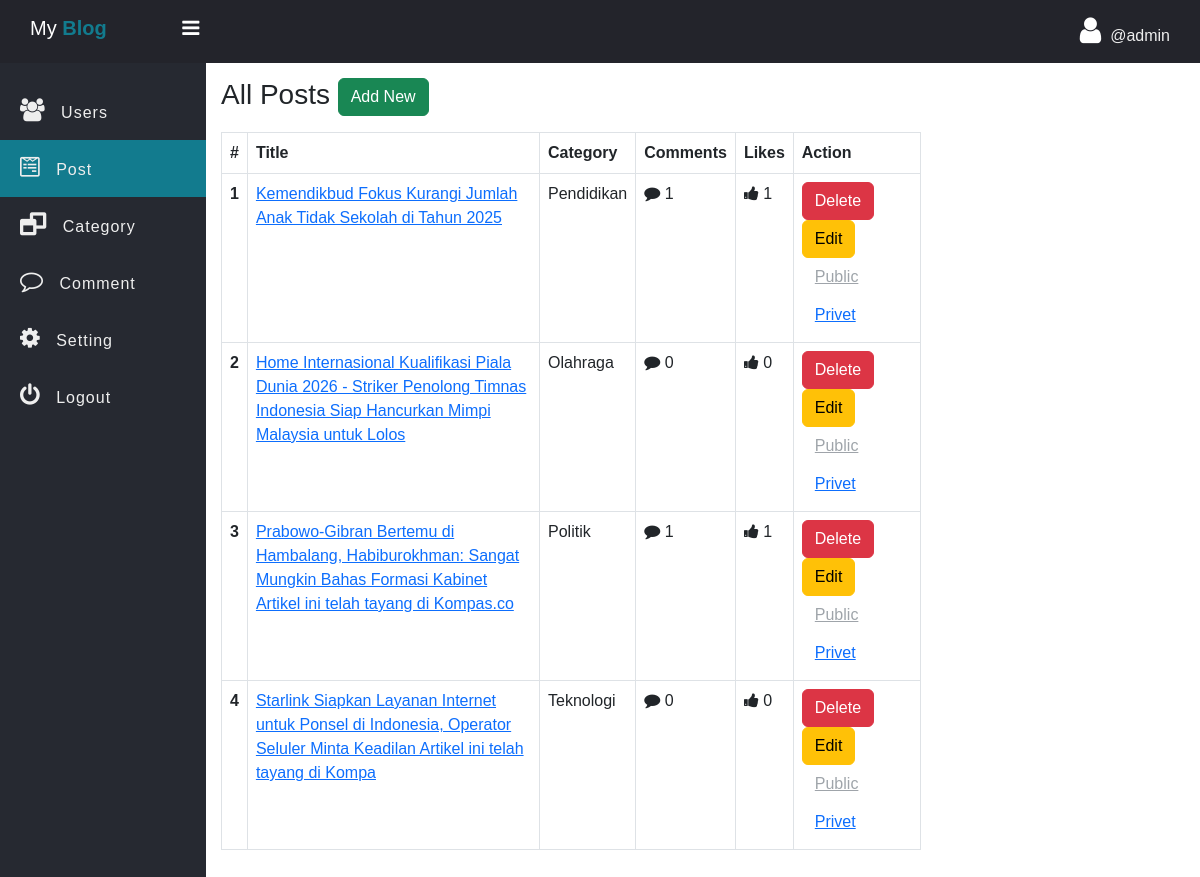
Screenshot of /admin/Post.php (signed in) with the database file from the repository.
### tables this page shows
CREATE TABLE `post` (
  `post_id` int(11) NOT NULL,
  `post_title` varchar(127) NOT NULL,
  `post_text` text NOT NULL,
  `category` int(11) NOT NULL,
  `publish` int(2) NOT NULL DEFAULT 1,
  `cover_url` varchar(255) NOT NULL DEFAULT 'default.jpg',
  `crated_at` datetime NOT NULL DEFAULT current_timestamp()
);

CREATE TABLE `category` (
  `id` int(11) NOT NULL,
  `category` varchar(127) NOT NULL
);

### admin/data/Post.php (called while the page is built, shortened)
<?php
function getAllDeep($conn){
   $sql = "SELECT * FROM post";
   $stmt = $conn->prepare($sql);
   $stmt->execute();
   if($stmt->rowCount() >= 1){
         $data = $stmt->fetchAll();
         return $data;
   }else {
       return 0;
   }
}
function getCategoryById($conn, $id){
   $sql = "SELECT * FROM category WHERE id=?";
   $stmt = $conn->prepare($sql);
   $stmt->execute([$id]);
   if($stmt->rowCount() >= 1){
         $data = $stmt->fetch();
         return $data;
   }else {
       return 0;
   }
}

### admin/data/Comment.php (called while the page is built, shortened)
<?php
function CountByPostID($conn, $id){
   $sql = "SELECT * FROM comment WHERE post_id=?";
   $stmt = $conn->prepare($sql);
   $stmt->execute([$id]);
   return $stmt->rowCount();
}
function likeCountByPostID($conn, $id){
   $sql = "SELECT * FROM post_like WHERE post_id=?";
   $stmt = $conn->prepare($sql);
   $stmt->execute([$id]);
   return $stmt->rowCount();
}

### admin/Post.php (the view, shortened to what this page needs)
<?php
if (isset($_SESSION['admin_id']) && isset($_SESSION['username'])) {
 ?>
<!DOCTYPE html>
<html>
<head>
	<link rel="stylesheet" href="https://stackpath.bootstrapcdn.com/font-awesome/4.7.0/css/font-awesome.min.css">
	<link href="https://cdn.jsdelivr.net/npm/bootstrap@5.3.0/dist/css/bootstrap.min.css" rel="stylesheet">
	<link rel="stylesheet" href="../css/side-bar.css">
	<link rel="stylesheet" href="../css/style.css">
</head>
<body>
	<?php
	  include "inc/side-nav.php";
      include_once("data/Post.php");
      include_once("data/Comment.php");
      include_once("../db_conn.php");
      $posts = getAllDeep($conn);
	?>
	 <div class="main-table">
	 	<h3 class="mb-3">All Posts
	 		<a href="post-add.php" class="btn btn-success">Add New</a></h3>
	 	<?php if ($posts != 0) { ?>
	 	<table class="table t1 table-bordered">
		  <thead>
		    <tr>
		      <th scope="col">#</th>
		      <th>Title</th>
		      <th>Category</th>
		      <th>Comments</th>
		      <th>Likes</th>
		      <th>Action</th>
		    </tr>
		  </thead>
		  <tbody>
		  	<?php foreach ($posts as $post) {
		  	$category = getCategoryById($conn, $post['category']);
		  	?>
		    <tr>
		      <th scope="row"><?=$post['post_id'] ?></th>
		      <td><a href="single_post.php?post_id=<?=$post['post_id'] ?>"><?=$post['post_title'] ?></a></td>
		      <td>
		      	<?=$category['category']?>
		      </td>
		      <td>
		      	<i class="fa fa-comment" aria-hidden="true"></i>
		        <?php
                    echo CountByPostID($conn, $post['post_id']);
		         ?>
		      </td>
		      <td>
		      	<i class="fa fa-thumbs-up" aria-hidden="true"></i>
		        <?php
                    echo likeCountByPostID($conn, $post['post_id']);
		         ?>
		     </td>
		      <td>
		      	<a href="post-delete.php?post_id=<?=$post['post_id'] ?>" class="btn btn-danger">Delete</a>
		      	<a href="post-edit.php?post_id=<?=$post['post_id'] ?>" class="btn btn-warning">Edit</a>
                <?php
                   if ($post['publish'] == 1) {
                 ?>
		      	<a href="post-publish.php?post_id=<?=$post['post_id'] ?>&publish=1" class="btn btn-link disabled">Public</a>
		      	<a href="post-publish.php?post_id=<?=$post['post_id'] ?>&publish=0" class="btn btn-link " >Privet</a>
		      <?php }else{ ?>
		      	<a href="post-publish.php?post_id=<?=$post['post_id'] ?>&publish=1" class="btn btn-link ">Public</a>
		      	<a href="post-publish.php?post_id=<?=$post['post_id'] ?>&publish=0" class="btn btn-link disabled" >Privet</a>
		      <?php } ?>
		      </td>
		    </tr>
		    <?php } ?>
		  </tbody>
		</table>
	<?php }else{ ?>
		<div class="alert alert-warning">
			Empty!
		</div>
	<?php } ?>
	 </div>
	</section>
	</div>
</body>
</html>
<?php }else {
	header("Location: ../admin-login.php");
	exit;
} ?>

### css/side-bar.css (style rules this page uses)
* { padding: 0; margin: 0; box-sizing: border-box; font-family: arial, sans-serif; }

### css/style.css (style rules this page uses)
.main-table { width: 90%; max-width: 700px; }

### rows the page displays
post: post_id "1", post_title "Kemendikbud Fokus Kurangi Jumlah Anak Tidak Sekolah di Tahun 2025", category.category "Pendidikan"
post: post_id "2", post_title "Home Internasional Kualifikasi Piala Dunia 2026 - Striker Penolong Timnas Indonesia Siap Hancurkan Mimpi Malaysia untuk Lolos", category.category "Olahraga", post_id "0"
post: post_id "3", post_title "Prabowo-Gibran Bertemu di Hambalang, Habiburokhman: Sangat Mungkin Bahas Formasi Kabinet Artikel ini telah tayang di Kompas.co", category.category "Politik", post_id "1"
post: post_id "4", post_title "Starlink Siapkan Layanan Internet untuk Ponsel di Indonesia, Operator Seluler Minta Keadilan Artikel ini telah tayang di Kompa", category.category "Teknologi", post_id "0"

### other values shown
$_SESSION['username'] "admin"
